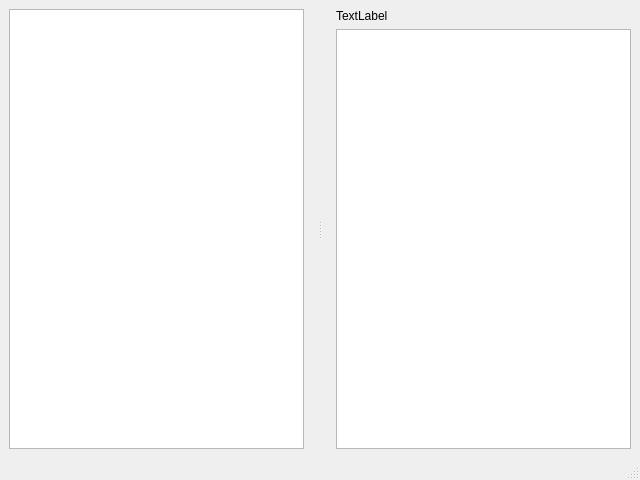
<?xml version="1.0" encoding="UTF-8"?>
<ui version="4.0">
 <class>MainWindow</class>
 <widget class="QMainWindow" name="MainWindow">
  <property name="geometry">
   <rect>
    <x>0</x>
    <y>0</y>
    <width>640</width>
    <height>480</height>
   </rect>
  </property>
  <property name="windowTitle">
   <string>MainWindow</string>
  </property>
  <widget class="QWidget" name="centralwidget">
   <layout class="QVBoxLayout" name="verticalLayout_2">
    <item>
     <widget class="SplitterEx" name="splitter">
      <property name="orientation">
       <enum>Qt::Horizontal</enum>
      </property>
      <property name="handleWidth">
       <number>32</number>
      </property>
      <widget class="QListView" name="listView"/>
      <widget class="QWidget" name="verticalLayoutWidget">
       <layout class="QVBoxLayout" name="verticalLayout">
        <item>
         <widget class="QLabel" name="label">
          <property name="text">
           <string>TextLabel</string>
          </property>
         </widget>
        </item>
        <item>
         <widget class="QTableView" name="tableView"/>
        </item>
       </layout>
      </widget>
     </widget>
    </item>
   </layout>
  </widget>
  <widget class="QMenuBar" name="menubar">
   <property name="geometry">
    <rect>
     <x>0</x>
     <y>0</y>
     <width>640</width>
     <height>17</height>
    </rect>
   </property>
  </widget>
  <widget class="QStatusBar" name="statusbar"/>
 </widget>
 <customwidgets>
  <customwidget>
   <class>SplitterEx</class>
   <extends>QSplitter</extends>
   <header>splitterex.hpp</header>
   <container>1</container>
  </customwidget>
 </customwidgets>
 <resources/>
 <connections/>
</ui>
